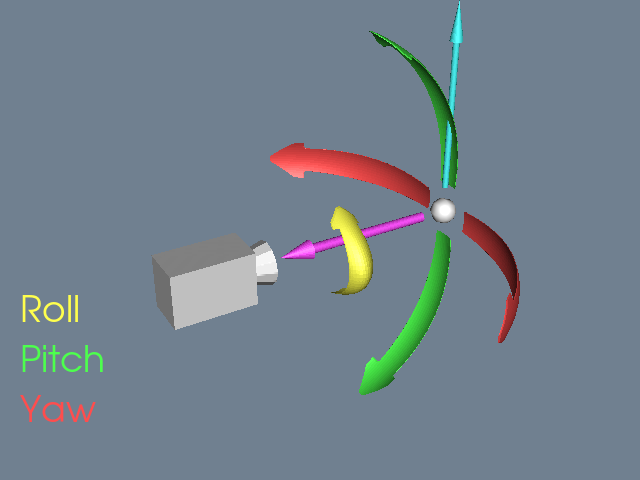

Write Python code to recreate this figure.
#!/usr/bin/env python

# Illustrate camera movement centered at the camera position (yaw, pitch, roll).

# Factory overrides: importing these modules registers the OpenGL rendering
# and interaction style implementations for vtkRenderingCore factory classes.
import vtkmodules.vtkInteractionStyle  # noqa: F401
import vtkmodules.vtkRenderingFreeType  # noqa: F401
import vtkmodules.vtkRenderingOpenGL2  # noqa: F401

# VTK pipeline classes used in this example
from vtkmodules.vtkCommonCore import vtkPoints
from vtkmodules.vtkCommonDataModel import (
    vtkCellArray,
    vtkPolyData,
)
from vtkmodules.vtkCommonTransforms import vtkTransform
from vtkmodules.vtkFiltersCore import (
    vtkAppendPolyData,
    vtkContourFilter,
)
from vtkmodules.vtkFiltersGeneral import (
    vtkTransformFilter,
    vtkTransformPolyDataFilter,
    vtkWarpTo,
)
from vtkmodules.vtkFiltersHybrid import vtkImplicitModeller
from vtkmodules.vtkFiltersModeling import vtkRotationalExtrusionFilter
from vtkmodules.vtkFiltersSources import (
    vtkConeSource,
    vtkCubeSource,
    vtkSphereSource,
)
from vtkmodules.vtkRenderingCore import (
    vtkDataSetMapper,
    vtkPolyDataMapper,
    vtkRenderWindow,
    vtkRenderWindowInteractor,
    vtkRenderer,
    vtkTextActor,
)
from vtkmodules.vtkRenderingLOD import vtkLODActor

# Colors (normalized RGB)
yaw_color = (1.000, 0.302, 0.302)
pitch_color = (0.302, 1.000, 0.302)
roll_color = (1.000, 1.000, 0.302)
spike_color = (1.000, 0.302, 1.000)
up_spike_color = (0.302, 1.000, 1.000)
slate_gray = (0.439, 0.502, 0.565)
white = (1.000, 1.000, 1.000)

# Source: camera model — cone lens + cube body
cam_cone = vtkConeSource()
cam_cone.SetHeight(1.5)
cam_cone.SetResolution(12)
cam_cone.SetRadius(0.4)

cam_cube = vtkCubeSource()
cam_cube.SetXLength(1.5)
cam_cube.SetZLength(0.8)
cam_cube.SetCenter(0.4, 0, 0)

cam_append = vtkAppendPolyData()
cam_append.AddInputConnection(cam_cube.GetOutputPort())
cam_append.AddInputConnection(cam_cone.GetOutputPort())

cam_mapper = vtkPolyDataMapper()
cam_mapper.SetInputConnection(cam_append.GetOutputPort())

cam_actor = vtkLODActor()
cam_actor.SetMapper(cam_mapper)
cam_actor.SetScale(2, 2, 2)

# Arrow profile: polygon for implicit modelling
arrow_pd = vtkPolyData()
arrow_pts = vtkPoints()
arrow_pts.InsertNextPoint(0, 1, 0)
arrow_pts.InsertNextPoint(8, 1, 0)
arrow_pts.InsertNextPoint(8, 2, 0)
arrow_pts.InsertNextPoint(10, 0, 0)
arrow_pts.InsertNextPoint(8, -2, 0)
arrow_pts.InsertNextPoint(8, -1, 0)
arrow_pts.InsertNextPoint(0, -1, 0)
arrow_ca = vtkCellArray()
arrow_ca.InsertNextCell(7)
for pid in range(7):
    arrow_ca.InsertCellPoint(pid)
arrow_pd.SetPoints(arrow_pts)
arrow_pd.SetPolys(arrow_ca)

# Arrow outline: polyline for rotational extrusion (DOP spike)
arrow_pd2 = vtkPolyData()
arrow_pts2 = vtkPoints()
arrow_pts2.InsertNextPoint(0, 1, 0)
arrow_pts2.InsertNextPoint(8, 1, 0)
arrow_pts2.InsertNextPoint(8, 2, 0)
arrow_pts2.InsertNextPoint(10, 0.01, 0)
arrow_ca2 = vtkCellArray()
arrow_ca2.InsertNextCell(4)
for pid in range(4):
    arrow_ca2.InsertCellPoint(pid)
arrow_pd2.SetPoints(arrow_pts2)
arrow_pd2.SetLines(arrow_ca2)

# Filter: implicit model of the arrow shape
arrow_im = vtkImplicitModeller()
arrow_im.SetInputData(arrow_pd)
arrow_im.SetSampleDimensions(50, 20, 8)

# Filter: extract isosurface from the implicit model
arrow_cf = vtkContourFilter()
arrow_cf.SetInputConnection(arrow_im.GetOutputPort())
arrow_cf.SetValue(0, 0.2)

# Filter: warp the contour into a curved arrow
arrow_wt = vtkWarpTo()
arrow_wt.SetInputConnection(arrow_cf.GetOutputPort())
arrow_wt.SetPosition(5, 0, 5)
arrow_wt.SetScaleFactor(0.85)
arrow_wt.AbsoluteOn()

# Transform: rotate and scale the curved arrow
arrow_t = vtkTransform()
arrow_t.RotateY(60)
arrow_t.Translate(-1.33198, 0, -1.479)
arrow_t.Scale(1, 0.5, 1)

arrow_tf = vtkTransformFilter()
arrow_tf.SetInputConnection(arrow_wt.GetOutputPort())
arrow_tf.SetTransform(arrow_t)

arrow_mapper = vtkDataSetMapper()
arrow_mapper.SetInputConnection(arrow_tf.GetOutputPort())
arrow_mapper.ScalarVisibilityOff()

# Actor: yaw arrow 1
a1_actor = vtkLODActor()
a1_actor.SetMapper(arrow_mapper)
a1_actor.SetPosition(-9, 0, -1)
a1_actor.GetProperty().SetColor(yaw_color)
a1_actor.GetProperty().SetSpecularColor(white)
a1_actor.GetProperty().SetSpecular(0.3)
a1_actor.GetProperty().SetSpecularPower(20)
a1_actor.GetProperty().SetAmbient(0.2)
a1_actor.GetProperty().SetDiffuse(0.8)

# Actor: yaw arrow 2
a2_actor = vtkLODActor()
a2_actor.SetMapper(arrow_mapper)
a2_actor.RotateX(180)
a2_actor.SetPosition(-9, 0, 1)
a2_actor.GetProperty().SetColor(yaw_color)
a2_actor.GetProperty().SetSpecularColor(white)
a2_actor.GetProperty().SetSpecular(0.3)
a2_actor.GetProperty().SetSpecularPower(20)
a2_actor.GetProperty().SetAmbient(0.2)
a2_actor.GetProperty().SetDiffuse(0.8)

# Actor: pitch arrow 1
a3_actor = vtkLODActor()
a3_actor.SetMapper(arrow_mapper)
a3_actor.RotateX(-90)
a3_actor.SetPosition(-9, -1, 0)
a3_actor.GetProperty().SetColor(pitch_color)
a3_actor.GetProperty().SetSpecularColor(white)
a3_actor.GetProperty().SetSpecular(0.3)
a3_actor.GetProperty().SetSpecularPower(20)
a3_actor.GetProperty().SetAmbient(0.2)
a3_actor.GetProperty().SetDiffuse(0.8)

# Actor: pitch arrow 2
a4_actor = vtkLODActor()
a4_actor.SetMapper(arrow_mapper)
a4_actor.RotateX(90)
a4_actor.SetPosition(-9, 1, 0)
a4_actor.GetProperty().SetColor(pitch_color)
a4_actor.GetProperty().SetSpecularColor(white)
a4_actor.GetProperty().SetSpecular(0.3)
a4_actor.GetProperty().SetSpecularPower(20)
a4_actor.GetProperty().SetAmbient(0.2)
a4_actor.GetProperty().SetDiffuse(0.8)

# DOP spike: rotational extrusion of arrow outline
arrow_t2 = vtkTransform()
arrow_t2.Scale(1, 0.6, 1)
arrow_t2.RotateY(90)

arrow_tf2 = vtkTransformPolyDataFilter()
arrow_tf2.SetInputData(arrow_pd2)
arrow_tf2.SetTransform(arrow_t2)

arrow_ref = vtkRotationalExtrusionFilter()
arrow_ref.SetInputConnection(arrow_tf2.GetOutputPort())
arrow_ref.CappingOff()
arrow_ref.SetResolution(30)

spike_mapper = vtkPolyDataMapper()
spike_mapper.SetInputConnection(arrow_ref.GetOutputPort())

# Actor: direction-of-projection spike
a5_actor = vtkLODActor()
a5_actor.SetMapper(spike_mapper)
a5_actor.SetScale(0.3, 0.3, 0.6)
a5_actor.RotateY(-90)
a5_actor.SetPosition(-8, 0, 0)
a5_actor.GetProperty().SetColor(spike_color)
a5_actor.GetProperty().SetSpecularColor(white)
a5_actor.GetProperty().SetSpecular(0.3)
a5_actor.GetProperty().SetAmbient(0.2)
a5_actor.GetProperty().SetDiffuse(0.8)
a5_actor.GetProperty().SetSpecularPower(20)

# Actor: view-up spike
a7_actor = vtkLODActor()
a7_actor.SetMapper(spike_mapper)
a7_actor.SetScale(0.2, 0.2, 0.7)
a7_actor.RotateZ(90)
a7_actor.RotateY(-90)
a7_actor.SetPosition(-9, 1, 0)
a7_actor.GetProperty().SetColor(up_spike_color)
a7_actor.GetProperty().SetSpecularColor(white)
a7_actor.GetProperty().SetSpecular(0.3)
a7_actor.GetProperty().SetAmbient(0.2)
a7_actor.GetProperty().SetDiffuse(0.8)
a7_actor.GetProperty().SetSpecularPower(20)

# Source: focal point sphere
fp_source = vtkSphereSource()
fp_source.SetRadius(0.5)

fp_mapper = vtkPolyDataMapper()
fp_mapper.SetInputConnection(fp_source.GetOutputPort())

fp_actor = vtkLODActor()
fp_actor.SetMapper(fp_mapper)
fp_actor.SetPosition(-9, 0, 0)
fp_actor.GetProperty().SetSpecularColor(white)
fp_actor.GetProperty().SetSpecular(0.3)
fp_actor.GetProperty().SetAmbient(0.2)
fp_actor.GetProperty().SetDiffuse(0.8)
fp_actor.GetProperty().SetSpecularPower(20)

# Roll arrows: warp the contour into tighter curve
arrow_wt2 = vtkWarpTo()
arrow_wt2.SetInputConnection(arrow_cf.GetOutputPort())
arrow_wt2.SetPosition(5, 0, 2.5)
arrow_wt2.SetScaleFactor(0.95)
arrow_wt2.AbsoluteOn()

arrow_t3 = vtkTransform()
arrow_t3.Translate(-2.50358, 0, -1.70408)
arrow_t3.Scale(0.5, 0.3, 1)

arrow_tf3 = vtkTransformFilter()
arrow_tf3.SetInputConnection(arrow_wt2.GetOutputPort())
arrow_tf3.SetTransform(arrow_t3)

arrow_mapper2 = vtkDataSetMapper()
arrow_mapper2.SetInputConnection(arrow_tf3.GetOutputPort())
arrow_mapper2.ScalarVisibilityOff()

# Actor: roll arrow
a6_actor = vtkLODActor()
a6_actor.SetMapper(arrow_mapper2)
a6_actor.RotateZ(90)
a6_actor.SetPosition(-4, 0, 0)
a6_actor.SetScale(1.5, 1.5, 1.5)
a6_actor.GetProperty().SetColor(roll_color)
a6_actor.GetProperty().SetSpecularColor(white)
a6_actor.GetProperty().SetSpecular(0.3)
a6_actor.GetProperty().SetSpecularPower(20)
a6_actor.GetProperty().SetAmbient(0.2)
a6_actor.GetProperty().SetDiffuse(0.8)

# Renderer: assemble the scene and configure the camera
renderer = vtkRenderer()
renderer.AddActor(cam_actor)
renderer.AddActor(a1_actor)
renderer.AddActor(a2_actor)
renderer.AddActor(a3_actor)
renderer.AddActor(a4_actor)
renderer.AddActor(a5_actor)
renderer.AddActor(a6_actor)
renderer.AddActor(a7_actor)
renderer.AddActor(fp_actor)
renderer.SetBackground(slate_gray)

renderer.ResetCamera()
camera = renderer.GetActiveCamera()
camera.Azimuth(150)
camera.Elevation(30)
camera.Dolly(1.5)
renderer.ResetCameraClippingRange()

# Text: label for yaw
text_yaw = vtkTextActor()
text_yaw.SetInput("Yaw")
tp = text_yaw.GetTextProperty()
tp.SetFontFamilyToArial()
tp.ShadowOff()
tp.SetLineSpacing(1.0)
tp.SetFontSize(36)
tp.SetColor(yaw_color)
text_yaw.SetDisplayPosition(20, 50)
renderer.AddViewProp(text_yaw)

# Text: label for pitch
text_pitch = vtkTextActor()
text_pitch.SetInput("Pitch")
tp2 = text_pitch.GetTextProperty()
tp2.SetFontFamilyToArial()
tp2.ShadowOff()
tp2.SetLineSpacing(1.0)
tp2.SetFontSize(36)
tp2.SetColor(pitch_color)
text_pitch.SetDisplayPosition(20, 100)
renderer.AddViewProp(text_pitch)

# Text: label for roll
text_roll = vtkTextActor()
text_roll.SetInput("Roll")
tp3 = text_roll.GetTextProperty()
tp3.SetFontFamilyToArial()
tp3.ShadowOff()
tp3.SetLineSpacing(1.0)
tp3.SetFontSize(36)
tp3.SetColor(roll_color)
text_roll.SetDisplayPosition(20, 150)
renderer.AddViewProp(text_roll)

# Window: display the rendered scene
render_window = vtkRenderWindow()
render_window.AddRenderer(renderer)
render_window.SetWindowName("camera yaw pitch roll")
render_window.SetMultiSamples(0)
render_window.SetSize(640, 480)

# Interactor: handle mouse and keyboard events
render_window_interactor = vtkRenderWindowInteractor()
render_window_interactor.SetRenderWindow(render_window)

# Launch the interactive visualization
render_window_interactor.Initialize()
render_window_interactor.Start()
